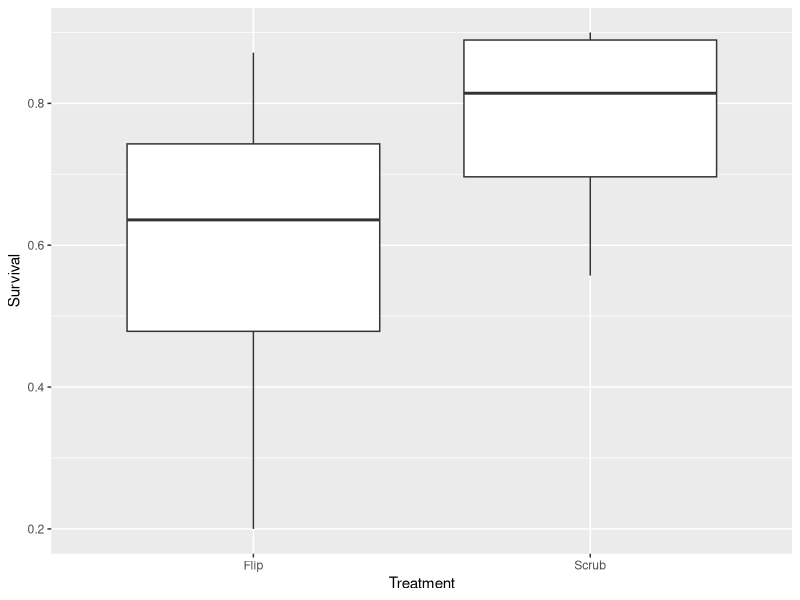
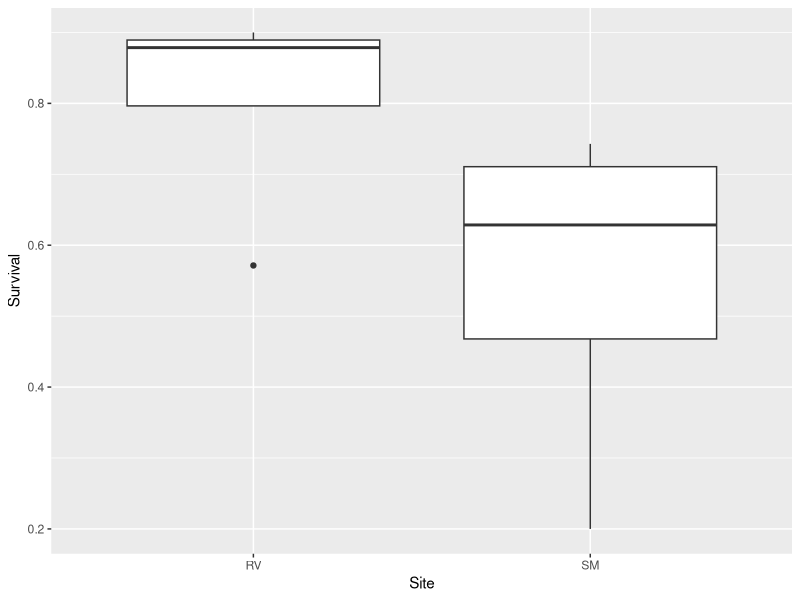
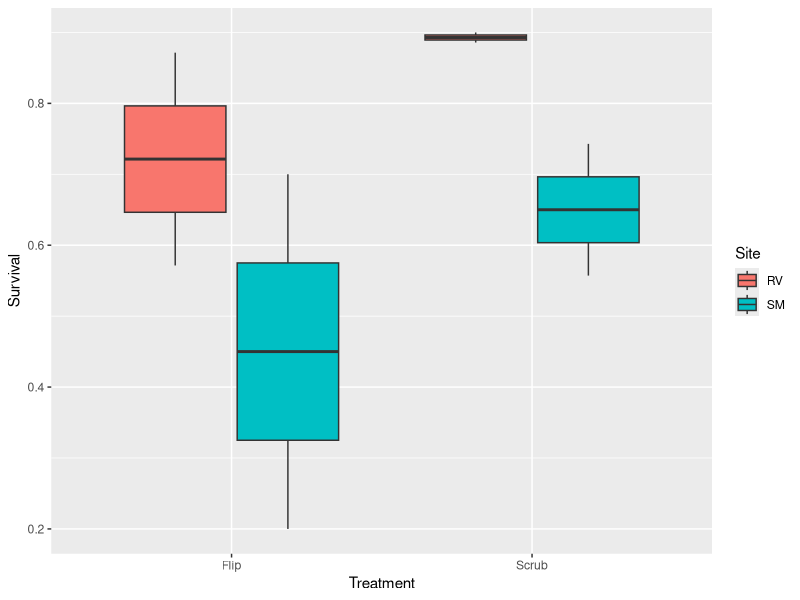
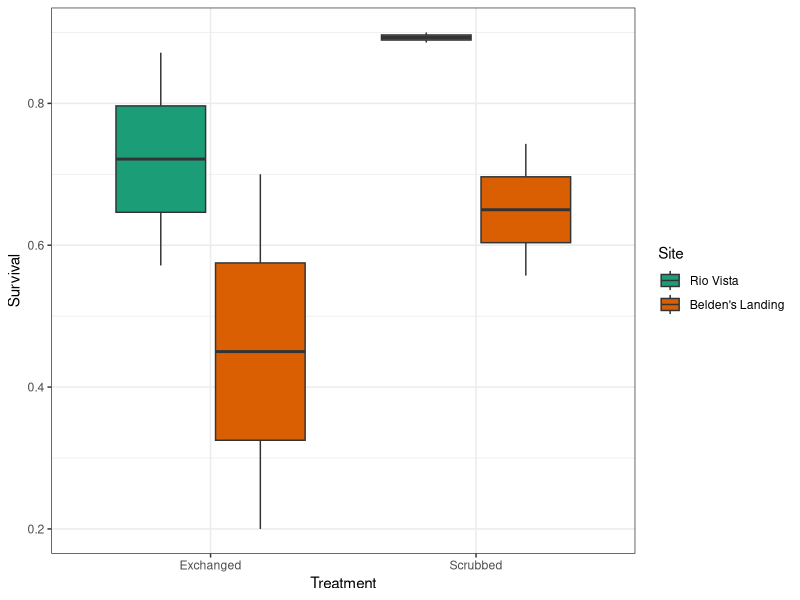
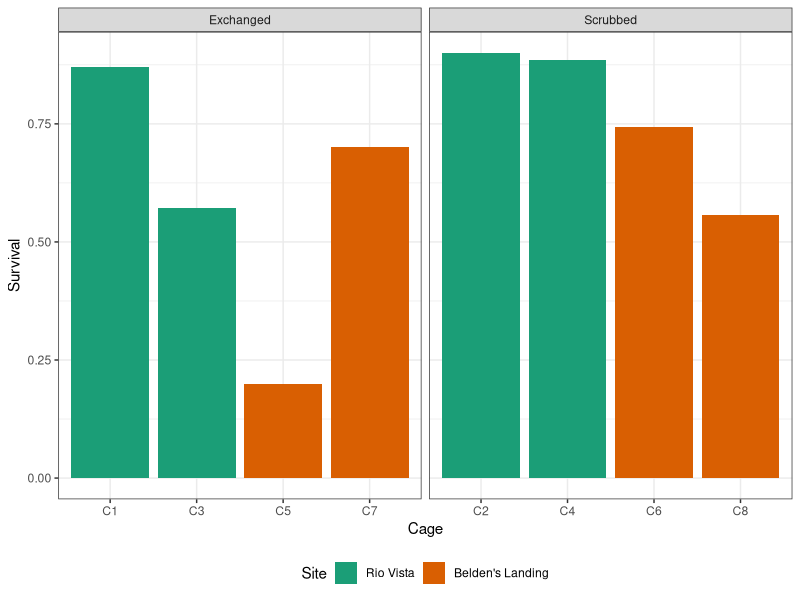
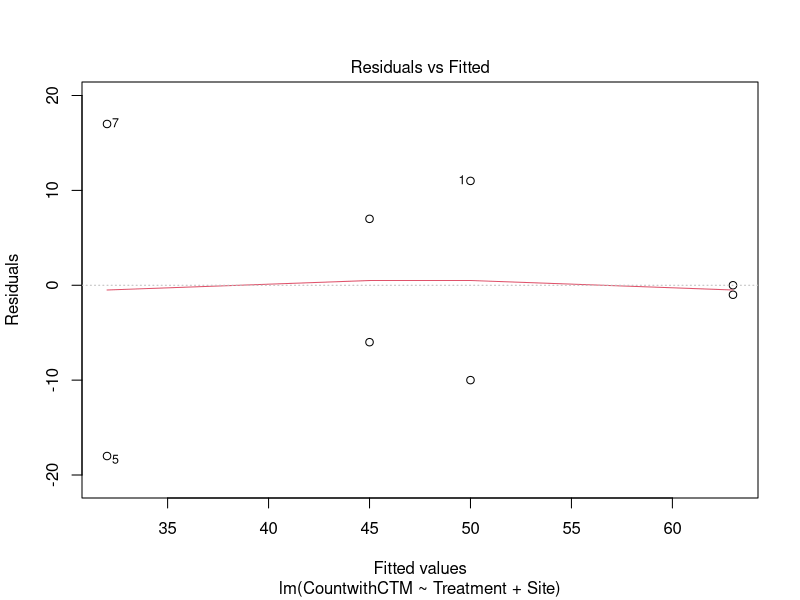
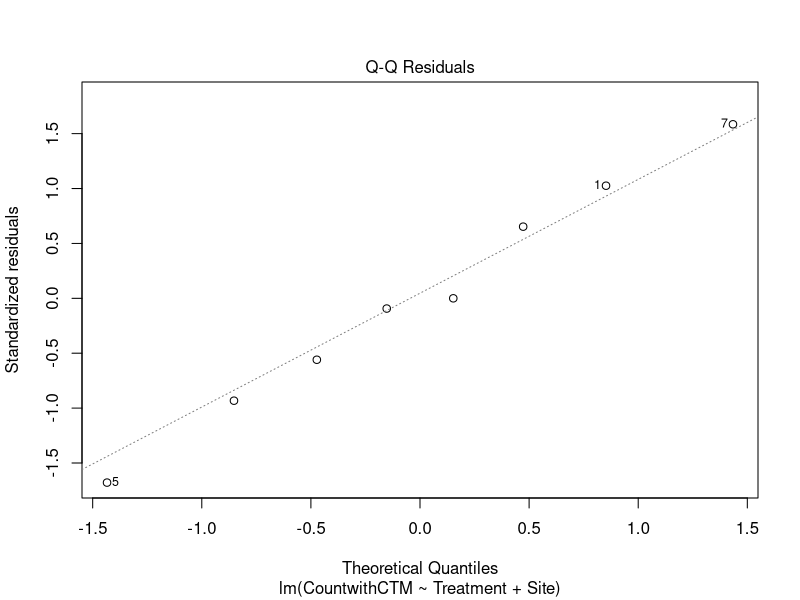
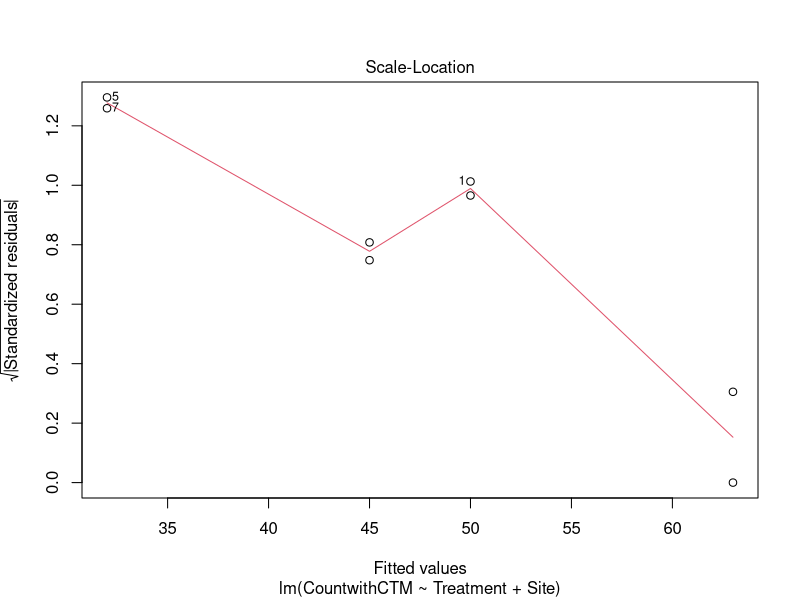

Write the R code that produced these figures, in order. (Note: this script raises an error after producing the figures.)
#biofouling 2023 analyses

library(tidyverse)
library(lubridate)
library(readxl)

#look at the survival data
survival = read_excel("data/BiofoulingStudy_Survival.xlsx", sheet = "Data")

ggplot(survival, aes(x = Treatment, y = Survival))+ geom_boxplot()

ggplot(survival, aes(x = Site, y = Survival)) + geom_boxplot()

ggplot(survival, aes(x = Treatment, y = Survival, fill = Site)) + geom_boxplot()

#make a prettier version of the plot for the summer-fall habitat report
survival = mutate(survival, Treatment = factor(Treatment, levels = c("Flip", "Scrub"), 
                                               labels = c("Exchanged", "Scrubbed")),
                  Site = factor(Site, levels = c("RV", "SM"), labels = c("Rio Vista", "Belden's Landing")))


ggplot(survival, aes(x = Treatment, y = Survival, fill = Site)) + geom_boxplot()+
  theme_bw()+
  scale_fill_brewer(palette = "Dark2")

ggplot(survival, aes(x = Cage, y = Survival, fill = Site)) + geom_col()+
  theme_bw()+
  facet_wrap(~Treatment, scales = "free_x")+
  scale_fill_brewer(palette = "Dark2")+
  theme(legend.position = "bottom")


#Test for statistically significant differences
lm1 = lm(CountwithCTM ~ Treatment+Site, data = survival)
summary(lm1)
anova(lm1)
plot(lm1)

ggplot(survival, aes(x = Cage, y = Survival, fill = Treatment))+ geom_col()+
  facet_wrap(~Site, scales = "free_x")
hist(survival$CountwithCTM)

#quick plots of environmental data

env = read_excel("data/BiofoulingStudyCageChecks.xlsx", na = c("NA", ""))

ggplot(env, aes(x = as.factor(Date), y = DO_mg_L, color = InsideOutside))+
  geom_boxplot()+
  facet_wrap(~Location)
  
ggplot(env, aes(x = as.factor(Date), y = pH, color = InsideOutside))+
  geom_boxplot()+
  facet_wrap(~Location)

library(lme4)
test = lmer(DO_mg_L ~ InsideOutside + (1|Date), data = env)
summary(test)

ggplot(env, aes(x = as.factor(Date), y = Water.Temp_C, color = InsideOutside))+
  geom_boxplot()+
  facet_wrap(~Location)


ggplot(env, aes(x = as.factor(Date), y = Turb, color = InsideOutside))+
  geom_boxplot()+
  facet_wrap(~Location)


BDL = cdec_query("BDL", c(25, 27, 100, 62, 221), start.date = ymd("2023-08-30"),
                 end.date = ymd("2023-09-01"))
BDL2 = BDL %>%
  filter(date(DateTime) == ymd("2023-08-31"), Duration == "E") %>%
  mutate(Value2 = case_when(SensorType == "TEMP W" ~ (Value-32)*5/9,
                            TRUE ~ Value))
